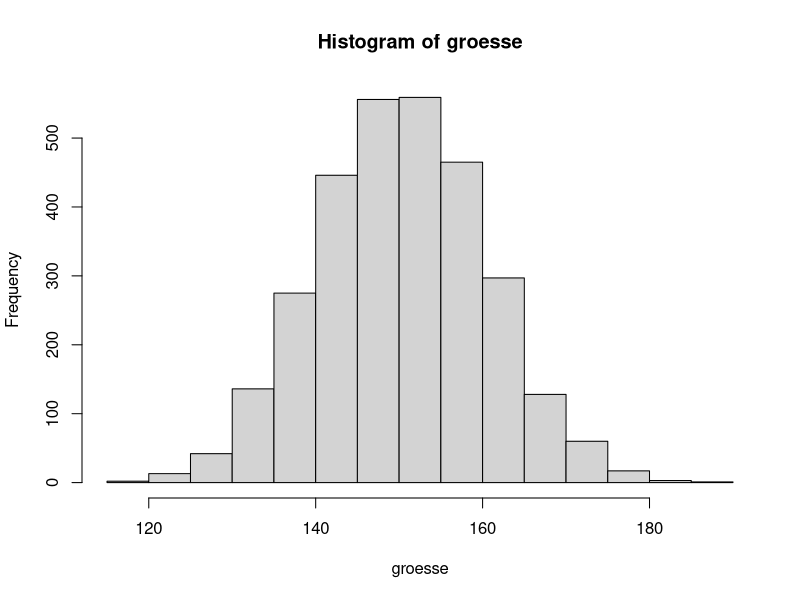
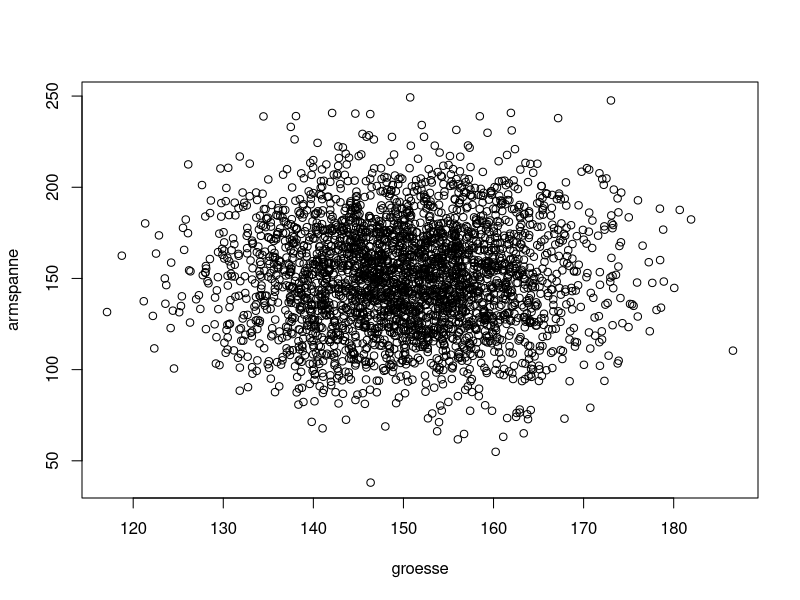
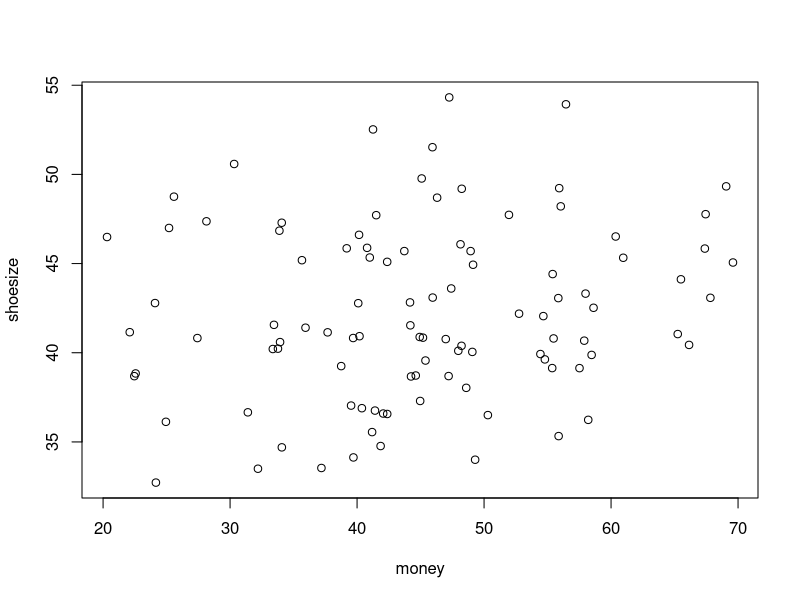

Write R code to recreate these figures, in order.
### Random
n = 3000
groesse = rnorm(n, 150, 10)
hist(groesse)
armspanne =  rnorm(n, 150, 30)
plot(groesse, armspanne)
cor(groesse, armspanne)


### Random
n = 30000
x = rnorm(n)
y = rnorm(n) #x hat keinen Einfluss auf y
#plot(x,y) 
cor(rnorm(n), rnorm(n))

n = 3000
for (i in 1:10) {
  print(cor(rnorm(n), rnorm(n))) 
}



##########$
#Simulations
n = 30000
x = rnorm(n)
y = x + rnorm(n) #x hat keinen Einfluss auf y
#plot(x,y) 
cor(x,y)



####Schuhgrösse gegen Alter
n = 100
gender = sample(c('F', 'M'), n, replace = TRUE)
shoesize = rnorm(n, 45, 4)
n_f = sum(gender == 'F')
shoesize[gender == 'F'] = rnorm(n_f, 40, 4)

money = rnorm(n, 50, 10)
money[gender == 'F'] = rnorm(n_f, 40,10)

plot(money, shoesize)
cor(money, shoesize)
